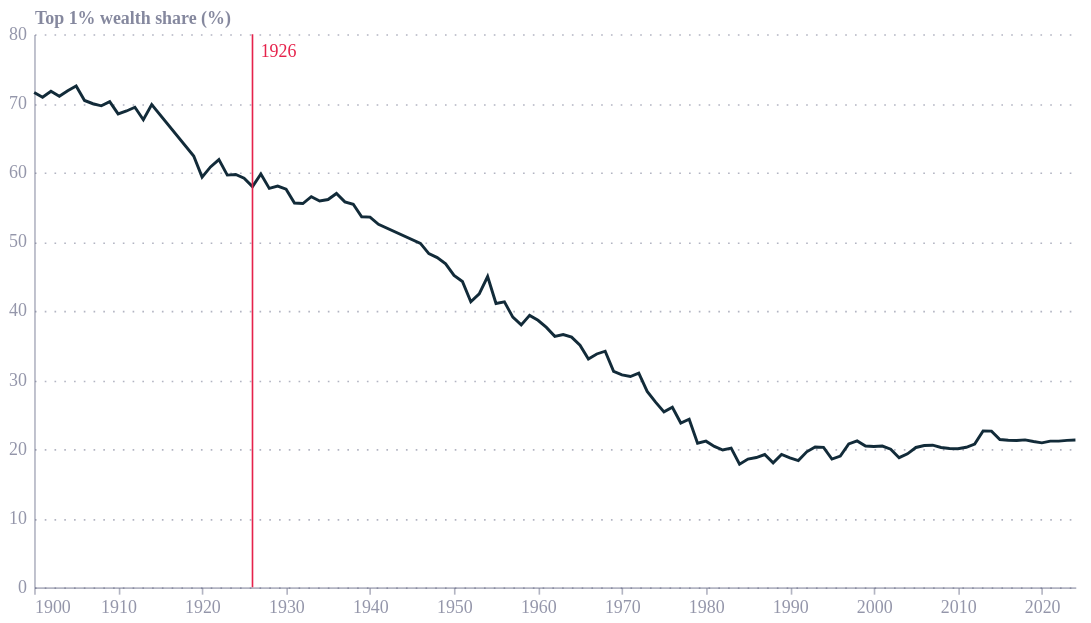

This figure's Vega-Lite source:
### Vega-Lite specification from a JSON file in a GitHub repository (floating-point values rounded to 4 significant figures)
{"config": {"font": "Circular Std", "text": {"color": "#676A86", "align": "left", "baseline": "middle", "dx": 7, "dy": 0, "fontSize": 11}, "view": {"stroke": null, "continuousWidth": 400, "continuousHeight": 300, "discreteWidth": 400, "discreteHeight": 300}, "range": {"category": ["#36B7B4", "#E6224B", "#F4C245", "#0063AF", "#00A767", "#179FDB", "#EB5C2E", "#5C267B", "#122B39"], "diverging": ["#E6224B", "#E54753", "#C9C9C9", "#179FDB", "#122B39"], "heatmap": ["#C9C9C9", "#179FDB", "#0063AF", "#122B39"], "ordinal": ["#00A767", "#36B7B4", "#179FDB", "#0063AF", "#243B5A"]}, "bar": {"color": "#179fdb"}, "line": {"color": "#e6224b"}, "rule": {"color": "#676A86"}, "area": {"opacity": 0.8}, "point": {"filled": true, "size": 80, "color": "#e6224b", "opacity": 0.95}, "geoshape": {"stroke": "white", "strokeWidth": 0.3}, "rect": {"fill": "#d6d4d4", "opacity": 0.3}, "axis": {"labelColor": "#676A86", "labelFontSize": 11, "labelFont": "Circular Std", "labelOpacity": 0.7, "tickColor": "#676A86", "tickOpacity": 0.5, "domainColor": "#676A86", "domainOpacity": 0.5, "gridColor": "#676A86", "gridDash": [2, 2], "gridOpacity": 0.5, "title": null, "titleColor": "#676A86", "titleOpacity": 0.8, "tickSize": 4}, "axisXDiscrete": {"grid": false, "labelAngle": 0, "tickCount": 10, "tickOpacity": 0.5, "title": null}, "axisYDiscrete": {"ticks": false, "labelPadding": 5}, "axisXTemporal": {"grid": false, "ticks": true}, "axisXQuantitative": {"grid": true}, "axisYQuantitative": {"gridColor": "#676A86", "gridDash": [1, 5], "gridOpacity": 0.5, "ticks": false, "labelPadding": 5, "tickCount": 8, "titleAngle": 0, "titleAlign": "left", "titleBaseline": "bottom", "titleX": 0, "titleY": -5}, "title": {"color": "#676A86E6", "subtitleColor": "#676A86", "font": "Circular Std", "subtitleFont": "Circular Std", "anchor": "start", "fontSize": 14, "subtitleFontSize": 12, "subtitlePadding": 4, "offset": 0, "frame": "group"}, "legend": {"titleColor": "#122b39", "title": null, "labelColor": "#122b39", "labelFontSize": 11}}, "vconcat": [{"layer": [{"data": {"name": "data-590c6779b7e43d7a4289becbbde36f47"}, "mark": {"type": "rule", "color": "#94a3b8", "strokeWidth": 1}, "encoding": {"opacity": {"condition": {"param": "param_4643ec65abc82669", "value": 0.5, "empty": false}, "value": 0}, "x": {"field": "year", "type": "temporal"}}}, {"data": {"name": "data-590c6779b7e43d7a4289becbbde36f47"}, "mark": {"type": "line", "color": "#122B39", "strokeWidth": 1.8}, "encoding": {"x": {"axis": {"format": "%Y", "tickCount": 10}, "field": "year", "title": null, "type": "temporal"}, "y": {"field": "share", "scale": {"domain": [0, 80]}, "title": "Top 1% wealth share (%)", "type": "quantitative"}}}, {"data": {"name": "data-9f3b75ec2287fbf4bf0d76680d727457"}, "mark": {"type": "rule", "color": "#E6224B", "strokeWidth": 1}, "encoding": {"x": {"field": "year", "type": "temporal"}}}, {"data": {"name": "data-9f3b75ec2287fbf4bf0d76680d727457"}, "mark": {"type": "text", "align": "left", "baseline": "top", "color": "#E6224B", "dx": 5, "dy": 5}, "encoding": {"text": {"value": "1926"}, "x": {"field": "year", "type": "temporal"}, "y": {"value": 0}}}, {"data": {"name": "data-590c6779b7e43d7a4289becbbde36f47"}, "mark": {"type": "point", "color": "#122B39", "filled": true, "size": 70}, "encoding": {"opacity": {"condition": {"param": "param_4643ec65abc82669", "value": 1, "empty": false}, "value": 0}, "tooltip": [{"field": "year", "format": "%Y", "title": "Year", "type": "temporal"}, {"field": "share", "format": ".1f", "title": "Top 1% share", "type": "quantitative"}], "x": {"field": "year", "type": "temporal"}, "y": {"field": "share", "type": "quantitative"}}, "name": "view_a5873581bab14a5a_4"}], "height": 340, "width": 640}], "params": [{"name": "param_4643ec65abc82669", "select": {"type": "point", "clear": "pointerout", "fields": ["year"], "nearest": true, "on": "pointerover"}, "views": ["view_a5873581bab14a5a_4"]}], "$schema": "https://vega.github.io/schema/vega-lite/v6.4.1.json", "datasets": {"data-590c6779b7e43d7a4289becbbde36f47": [{"year": "1900-01-01T00:00:00", "share": 71.56}, {"year": "1901-01-01T00:00:00", "share": 70.88}, {"year": "1902-01-01T00:00:00", "share": 71.75}, {"year": "1903-01-01T00:00:00", "share": 71.03}, {"year": "1904-01-01T00:00:00", "share": 71.83}, {"year": "1905-01-01T00:00:00", "share": 72.51}, {"year": "1906-01-01T00:00:00", "share": 70.41}, {"year": "1907-01-01T00:00:00", "share": 69.94}, {"year": "1908-01-01T00:00:00", "share": 69.64}, {"year": "1909-01-01T00:00:00", "share": 70.25}, {"year": "1910-01-01T00:00:00", "share": 68.47}, {"year": "1911-01-01T00:00:00", "share": 68.89}, {"year": "1912-01-01T00:00:00", "share": 69.43}, {"year": "1913-01-01T00:00:00", "share": 67.63}, {"year": "1914-01-01T00:00:00", "share": 69.83}, {"year": "1919-01-01T00:00:00", "share": 62.38}, {"year": "1920-01-01T00:00:00", "share": 59.33}, {"year": "1921-01-01T00:00:00", "share": 60.8}, {"year": "1922-01-01T00:00:00", "share": 61.85}, {"year": "1923-01-01T00:00:00", "share": 59.62}, {"year": "1924-01-01T00:00:00", "share": 59.71}, {"year": "1925-01-01T00:00:00", "share": 59.16}, {"year": "1926-01-01T00:00:00", "share": 57.95}, {"year": "1927-01-01T00:00:00", "share": 59.77}, {"year": "1928-01-01T00:00:00", "share": 57.7}, {"year": "1929-01-01T00:00:00", "share": 58.04}, {"year": "1930-01-01T00:00:00", "share": 57.58}, {"year": "1931-01-01T00:00:00", "share": 55.58}, {"year": "1932-01-01T00:00:00", "share": 55.5}, {"year": "1933-01-01T00:00:00", "share": 56.5}, {"year": "1934-01-01T00:00:00", "share": 55.88}, {"year": "1935-01-01T00:00:00", "share": 56.09}, {"year": "1936-01-01T00:00:00", "share": 56.96}, {"year": "1937-01-01T00:00:00", "share": 55.75}, {"year": "1938-01-01T00:00:00", "share": 55.4}, {"year": "1939-01-01T00:00:00", "share": 53.6}, {"year": "1940-01-01T00:00:00", "share": 53.54}, {"year": "1941-01-01T00:00:00", "share": 52.5}, {"year": "1946-01-01T00:00:00", "share": 49.74}, {"year": "1947-01-01T00:00:00", "share": 48.26}, {"year": "1948-01-01T00:00:00", "share": 47.69}, {"year": "1949-01-01T00:00:00", "share": 46.79}, {"year": "1950-01-01T00:00:00", "share": 45.11}, {"year": "1951-01-01T00:00:00", "share": 44.24}, {"year": "1952-01-01T00:00:00", "share": 41.29}, {"year": "1953-01-01T00:00:00", "share": 42.45}, {"year": "1954-01-01T00:00:00", "share": 44.95}, {"year": "1955-01-01T00:00:00", "share": 41.05}, {"year": "1956-01-01T00:00:00", "share": 41.28}, {"year": "1957-01-01T00:00:00", "share": 39.08}, {"year": "1958-01-01T00:00:00", "share": 37.96}, {"year": "1959-01-01T00:00:00", "share": 39.33}, {"year": "1960-01-01T00:00:00", "share": 38.62}, {"year": "1961-01-01T00:00:00", "share": 37.59}, {"year": "1962-01-01T00:00:00", "share": 36.3}, {"year": "1963-01-01T00:00:00", "share": 36.56}, {"year": "1964-01-01T00:00:00", "share": 36.19}, {"year": "1965-01-01T00:00:00", "share": 35.02}, {"year": "1966-01-01T00:00:00", "share": 33.03}, {"year": "1967-01-01T00:00:00", "share": 33.75}, {"year": "1968-01-01T00:00:00", "share": 34.15}, {"year": "1969-01-01T00:00:00", "share": 31.23}, {"year": "1970-01-01T00:00:00", "share": 30.73}, {"year": "1971-01-01T00:00:00", "share": 30.49}, {"year": "1972-01-01T00:00:00", "share": 30.97}, {"year": "1973-01-01T00:00:00", "share": 28.33}, {"year": "1974-01-01T00:00:00", "share": 26.78}, {"year": "1975-01-01T00:00:00", "share": 25.38}, {"year": "1976-01-01T00:00:00", "share": 26.04}, {"year": "1977-01-01T00:00:00", "share": 23.77}, {"year": "1978-01-01T00:00:00", "share": 24.32}, {"year": "1979-01-01T00:00:00", "share": 20.85}, {"year": "1980-01-01T00:00:00", "share": 21.14}, {"year": "1981-01-01T00:00:00", "share": 20.38}, {"year": "1982-01-01T00:00:00", "share": 19.86}, {"year": "1983-01-01T00:00:00", "share": 20.13}, {"year": "1984-01-01T00:00:00", "share": 17.8}, {"year": "1985-01-01T00:00:00", "share": 18.55}, {"year": "1986-01-01T00:00:00", "share": 18.77}, {"year": "1987-01-01T00:00:00", "share": 19.21}, {"year": "1988-01-01T00:00:00", "share": 18.01}, {"year": "1989-01-01T00:00:00", "share": 19.23}, {"year": "1990-01-01T00:00:00", "share": 18.73}, {"year": "1991-01-01T00:00:00", "share": 18.34}, {"year": "1992-01-01T00:00:00", "share": 19.6}, {"year": "1993-01-01T00:00:00", "share": 20.3}, {"year": "1994-01-01T00:00:00", "share": 20.24}, {"year": "1995-01-01T00:00:00", "share": 18.56}, {"year": "1996-01-01T00:00:00", "share": 18.98}, {"year": "1997-01-01T00:00:00", "share": 20.75}, {"year": "1998-01-01T00:00:00", "share": 21.18}, {"year": "1999-01-01T00:00:00", "share": 20.45}, {"year": "2000-01-01T00:00:00", "share": 20.37}, {"year": "2001-01-01T00:00:00", "share": 20.43}, {"year": "2002-01-01T00:00:00", "share": 19.98}, {"year": "2003-01-01T00:00:00", "share": 18.75}, {"year": "2004-01-01T00:00:00", "share": 19.31}, {"year": "2005-01-01T00:00:00", "share": 20.23}, {"year": "2006-01-01T00:00:00", "share": 20.52}, {"year": "2007-01-01T00:00:00", "share": 20.56}, {"year": "2008-01-01T00:00:00", "share": 20.23}, {"year": "2009-01-01T00:00:00", "share": 20.09}, {"year": "2010-01-01T00:00:00", "share": 20.04}, {"year": "2011-01-01T00:00:00", "share": 20.26}, {"year": "2012-01-01T00:00:00", "share": 20.73}, {"year": "2013-01-01T00:00:00", "share": 22.63}, {"year": "2014-01-01T00:00:00", "share": 22.59}, {"year": "2015-01-01T00:00:00", "share": 21.38}, {"year": "2016-01-01T00:00:00", "share": 21.28}, {"year": "2017-01-01T00:00:00", "share": 21.23}, {"year": "2018-01-01T00:00:00", "share": 21.33}, {"year": "2019-01-01T00:00:00", "share": 21.09}, {"year": "2020-01-01T00:00:00", "share": 20.9}, {"year": "2021-01-01T00:00:00", "share": 21.15}, {"year": "2022-01-01T00:00:00", "share": 21.15}, {"year": "2023-01-01T00:00:00", "share": 21.26}, {"year": "2024-01-01T00:00:00", "share": 21.3}], "data-9f3b75ec2287fbf4bf0d76680d727457": [{"year": "1926-01-01T00:00:00"}]}}
